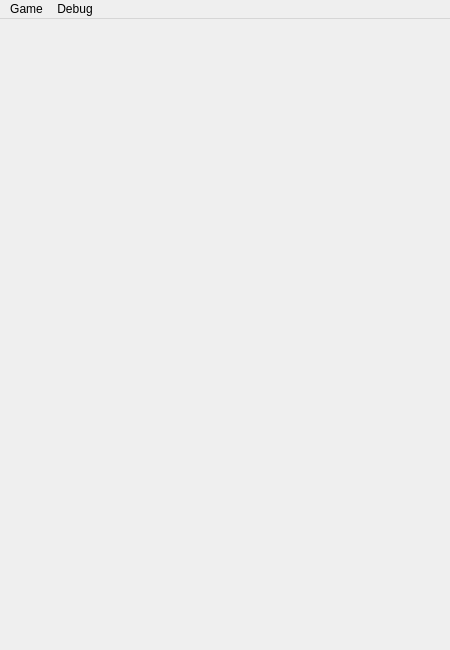
<?xml version="1.0" encoding="UTF-8"?>
<ui version="4.0">
 <class>GameWindow</class>
 <widget class="QMainWindow" name="GameWindow">
  <property name="geometry">
   <rect>
    <x>0</x>
    <y>0</y>
    <width>450</width>
    <height>650</height>
   </rect>
  </property>
  <property name="sizePolicy">
   <sizepolicy hsizetype="Fixed" vsizetype="Fixed">
    <horstretch>0</horstretch>
    <verstretch>0</verstretch>
   </sizepolicy>
  </property>
  <property name="windowTitle">
   <string>GameWindow</string>
  </property>
  <property name="statusTip">
   <string/>
  </property>
  <widget class="QWidget" name="widget">
   <widget class="QWidget" name="gridLayoutWidget">
    <property name="geometry">
     <rect>
      <x>0</x>
      <y>0</y>
      <width>450</width>
      <height>450</height>
     </rect>
    </property>
    <layout class="QGridLayout" name="gridLayout">
     <property name="sizeConstraint">
      <enum>QLayout::SetFixedSize</enum>
     </property>
     <property name="spacing">
      <number>0</number>
     </property>
    </layout>
   </widget>
   <widget class="QWidget" name="layoutWidget">
    <property name="geometry">
     <rect>
      <x>0</x>
      <y>460</y>
      <width>450</width>
      <height>138</height>
     </rect>
    </property>
    <layout class="QHBoxLayout" name="candidateLayout">
     <property name="sizeConstraint">
      <enum>QLayout::SetDefaultConstraint</enum>
     </property>
     <item>
      <layout class="QGridLayout" name="gridLayoutCandidate0">
       <property name="sizeConstraint">
        <enum>QLayout::SetFixedSize</enum>
       </property>
       <property name="spacing">
        <number>0</number>
       </property>
      </layout>
     </item>
     <item>
      <layout class="QGridLayout" name="gridLayoutCandidate1">
       <property name="sizeConstraint">
        <enum>QLayout::SetFixedSize</enum>
       </property>
       <property name="spacing">
        <number>0</number>
       </property>
      </layout>
     </item>
     <item>
      <layout class="QGridLayout" name="gridLayoutCandidate2">
       <property name="sizeConstraint">
        <enum>QLayout::SetFixedSize</enum>
       </property>
       <property name="spacing">
        <number>0</number>
       </property>
      </layout>
     </item>
    </layout>
   </widget>
  </widget>
  <widget class="QMenuBar" name="menubar">
   <property name="geometry">
    <rect>
     <x>0</x>
     <y>0</y>
     <width>450</width>
     <height>30</height>
    </rect>
   </property>
   <widget class="QMenu" name="menuGame">
    <property name="title">
     <string>Game</string>
    </property>
    <addaction name="actionStart_Game"/>
    <addaction name="actionExit"/>
   </widget>
   <widget class="QMenu" name="menuDebug">
    <property name="title">
     <string>Debug</string>
    </property>
    <addaction name="actionboardChanged"/>
    <addaction name="actioncandidateChanged"/>
    <addaction name="actionsetblock"/>
    <addaction name="actionsetcandidates"/>
   </widget>
   <addaction name="menuGame"/>
   <addaction name="menuDebug"/>
  </widget>
  <action name="actionStart_Game">
   <property name="text">
    <string>New Game</string>
   </property>
  </action>
  <action name="actionExit">
   <property name="text">
    <string>Exit</string>
   </property>
  </action>
  <action name="actionboardChanged">
   <property name="text">
    <string>boardChanged</string>
   </property>
  </action>
  <action name="actioncandidateChanged">
   <property name="text">
    <string>candidateChanged</string>
   </property>
  </action>
  <action name="actionsetblock">
   <property name="text">
    <string>setblock</string>
   </property>
  </action>
  <action name="actionsetcandidates">
   <property name="text">
    <string>setcandidates</string>
   </property>
  </action>
 </widget>
 <resources/>
 <connections/>
</ui>
